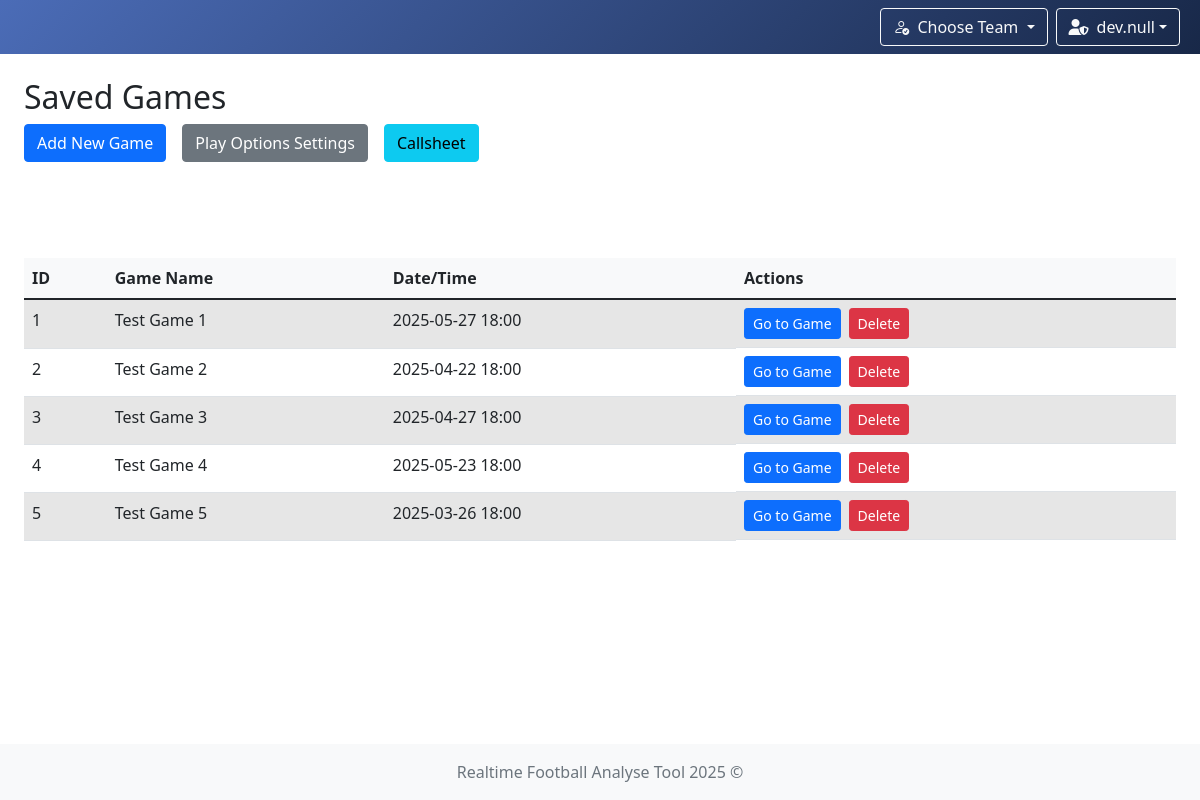
Page /game-options (signed in) on the committed database.
### app/models/user.py (models this page shows)
class UserModel(db.Model, UserMixin):
    __tablename__ = 'user'
    id = db.Column(db.Integer, primary_key=True)
    username = db.Column(db.String(80), unique=True, nullable=False)
    password = db.Column(db.String(120), nullable=False)
    role = db.Column(db.String(10), nullable=False, default='user')  # 'admin' or 'user'

### app/models/game.py (models this page shows)
class GameModel(db.Model):
    __tablename__ = 'game'
    id = db.Column(db.Integer, primary_key=True)
    game_name = db.Column(db.String(100), nullable=False)
    date = db.Column(db.DateTime, nullable=False)
    time = db.Column(db.String(20), nullable=False)
    drives = db.relationship('DriveModel', backref='game', lazy=True, cascade='all, delete-orphan')

### app/controllers/game.py (the view)
    @login_required
    def game_options(self) -> str:
        games = GameModel.query.all()
        return render_template('game/game_options.html', games=games)

### app/controllers/user.py (called while the page is built)
    @staticmethod
    def load_user(user_id):
        return UserModel.query.get(int(user_id))

### run.py (called while the page is built)
    def _inject_context(self) -> None:
        @self.app.context_processor
        def inject_teams() -> dict:
            return dict(teams=AD.TEAMS_DATA)

### app/templates/game/game_options.html (shortened to what this page needs)
{% extends "system/base.html" %}
{% block content %}
    <div class="row mb-4">
        <div class="col">
            <h2>Saved Games</h2>
            <div class="d-flex gap-2 mb-3">
                <a href="{{ url_for('add_game') }}" class="btn btn-primary">Add New Game</a>
                <a href="{{ url_for('settings') }}" class="btn btn-secondary">Play Options Settings</a>
                <a href="{{ url_for('callsheet') }}" class="btn btn-info">Callsheet</a>
            </div>
        </div>
    </div>
    <div class="my-table-wrapper">
        <div class="row">
            <div class="col">
                <div class="table-responsive">
                    <table class="table table-striped">
                        <thead>
                        <tr>
                            <th>ID</th>
                            <th>Game Name</th>
                            <th>Date/Time</th>
                            <th>Actions</th>
                        </tr>
                        </thead>
                        <tbody>
                        {% for game in games %}
                            <tr>
                                <td>{{ game.id }}</td>
                                <td>{{ game.game_name }}</td>
                                <td>{{ game.date.strftime('%Y-%m-%d') }} {{ game.time }}</td>
                                <td class="d-flex gap-2">
                                    <a href="{{ url_for('game_detail', game_id=game.id) }}"
                                       class="btn btn-sm btn-primary">Go to Game</a>
                                    {% if current_user.role == 'admin' %}
                                        <form action="{{ url_for('delete_game', game_id=game.id) }}" method="POST"
                                              class="d-inline">
                                            <button class="btn btn-sm btn-danger"
                                                    onclick="return confirm('Are you sure?')">Delete
                                            </button>
                                        </form>
                                    {% else %}
                                        <button class="btn btn-sm btn-secondary" disabled>Delete</button>
                                    {% endif %}
                                </td>
                            </tr>
                        {% endfor %}
                        </tbody>
                    </table>
                </div>
            </div>
        </div>
    </div>
{% endblock %}

### app/templates/system/base.html (shortened to what this page needs)
<!DOCTYPE html>
<html lang="en">
<head>
    <link rel="stylesheet" href="{{ url_for('static', filename='styles.css') }}"/>
    <link href="https://cdn.jsdelivr.net/npm/bootstrap@5.1.3/dist/css/bootstrap.min.css" rel="stylesheet"/>
    <link rel="stylesheet" href="https://cdn.jsdelivr.net/npm/bootstrap-icons@1.11.3/font/bootstrap-icons.css">
    <link rel="stylesheet" href="https://cdnjs.cloudflare.com/ajax/libs/font-awesome/6.5.0/css/all.min.css"/>
    <link rel="stylesheet" href="https://cdn.datatables.net/1.13.6/css/dataTables.bootstrap5.min.css">
</head>
<body class="{% block body_class %}{% endblock %}">
{% if current_user.is_authenticated %}
    <nav class="navbar navbar-expand-lg navbar-dark"
         style="{% if session.team_name and teams[session.team_name] %}
             background: linear-gradient(135deg, {{ teams[session.team_name].primary }}, #343a40);
         {% else %}
             background: linear-gradient(135deg, #4b6cb7, #182848);
         {% endif %}">
        <div class="container-fluid position-relative">
            <div class="ms-auto d-flex align-items-center">
                <div class="dropdown me-2">
                    <button class="btn btn-outline-light dropdown-toggle"
                            type="button"
                            id="teamDropdown"
                            data-bs-toggle="dropdown"
                            aria-expanded="false">
                        <i class="bi bi-person-check me-1"></i>
                        {% if session.team_name and teams[session.team_name] %}
                            {{ session.team_name }}
                        {% else %}
                            Choose Team
                        {% endif %}
                    </button>
                </div>
                <div class="dropdown me-2">
                    <button class="btn btn-outline-light dropdown-toggle d-flex align-items-center" type="button"
                            id="userDropdown" data-bs-toggle="dropdown" aria-expanded="false">
                        {% if current_user.role == 'admin' %}
                            <i class="fas fa-user-shield me-2"></i>
                        {% else %}
                            <i class="fas fa-user me-2"></i>
                        {% endif %}
                        {{ current_user.username }}
                    </button>
                </div>
            </div>
        </div>
    </nav>
{% endif %}
<div class="content-wrapper">
    <div class="container-fluid mt-4 px-4">
        {% block content %}{% endblock %}
    </div>
</div>
<footer class="footer">
    <div class="container text-center">
        <span class="text-muted">Realtime Football Analyse Tool 2025 ©</span>
    </div>
</footer>
</body>
</html>

### app/static/styles.css (style rules this page uses)
.navbar { transition: background-color 0.5s ease; }
html, body { height: 100%; margin: 0; padding: 0; }
body { display: flex; flex-direction: column; min-height: 100vh; }
.content-wrapper { flex: 1 0 auto; }
.footer { flex-shrink: 0; background-color: #f8f9fa; padding: 1rem 0; margin-top: auto; }
.table-responsive { margin-top: 0 !important; overflow-x: auto; }
.btn + .btn { margin-left: 0.5rem; }
.table-responsive { overflow-x: auto; }
.table th, .table td { white-space: nowrap; padding: 0.5rem; }
.table thead th { background-color: #f8f9fa; font-weight: bold; }
.table-striped tbody tr:nth-of-type(odd) { background-color: rgba(0, 0, 0, 0.05); }
.my-table-wrapper { margin-top: 80px; }

### rows in the picture
UserModel: username "dev.null"
GameModel: id "1", game_name "Test Game 1", date "2025-05-27", time "18:00"
GameModel: id "2", game_name "Test Game 2", date "2025-04-22", time "18:00"
GameModel: id "3", game_name "Test Game 3", date "2025-04-27", time "18:00"
GameModel: id "4", game_name "Test Game 4", date "2025-05-23", time "18:00"
GameModel: id "5", game_name "Test Game 5", date "2025-03-26", time "18:00"
